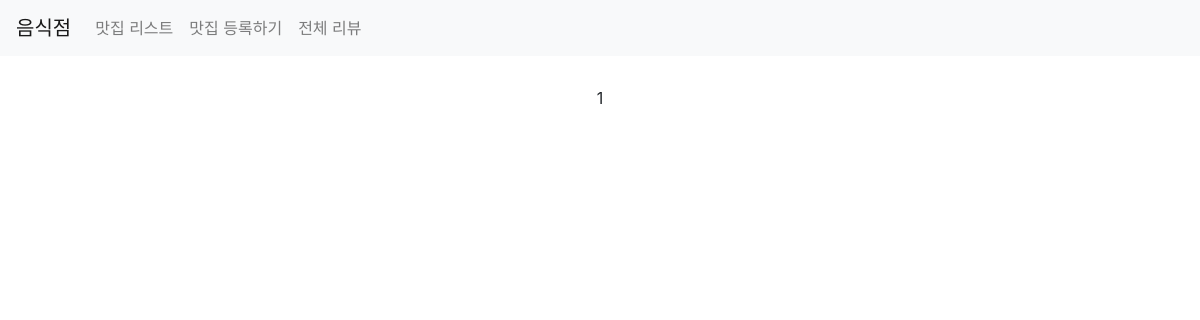
/third/review/list/, run on an earlier commit of the app's database.
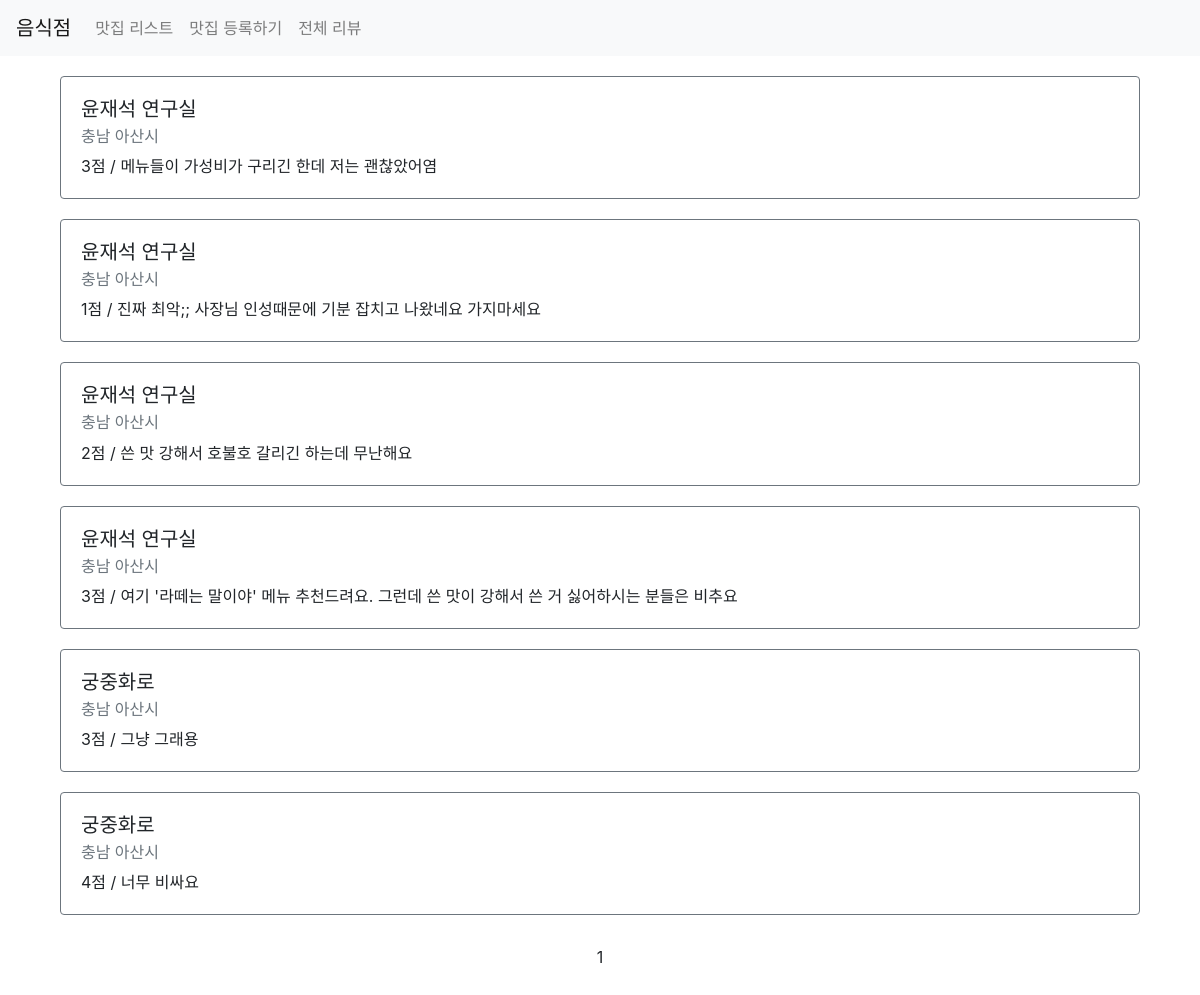
And on a later commit of the database.
### third/models.py (models this page shows)
class Review(models.Model):
    point = models.IntegerField()
    comment = models.CharField(max_length=500)
    restaurant = models.ForeignKey(Restaurant, on_delete=models.CASCADE)
    created_at = models.DateTimeField(auto_now_add=True)
    updated_at = models.DateTimeField(auto_now=True)

class Restaurant(models.Model):
    name = models.CharField(max_length=30)
    address = models.CharField(max_length=200)
    password = models.CharField(max_length=20, default=None, null=True)
    image = models.CharField(max_length=500, default=None, null=True)
    created_at = models.DateTimeField(auto_now_add=True)
    updated_at = models.DateTimeField(auto_now=True)

### third/views.py (the view)
# urls.py: path('review/list/', views.review_list, name="review-list"),
def review_list(request):
    reviews = Review.objects.all().select_related().order_by('-created_at')
    paginator = Paginator(reviews, 10)
    page = request.GET.get('page')
    items = paginator.get_page(page)
    context = {
        'reviews': items
    }
    return render(request, 'third/review_list.html', context)

### third/templates/third/review_list.html (shortened to what this page needs)
{% extends 'third/base.html' %}
{% load static %}
{% block content %}
    <div class="container">
        {% for item in reviews %}
            <div class="row restaurant-item" style="margin:20px auto">
                <div class="col-sm-12">
                    <div class="card border-secondary">
                        <div class="card-body">
                            <h5 class="card-title">
                                {{ item.restaurant.name }}
                            </h5>
                            <h6 class="card-subtitle mb-2 text-muted">
                                {{ item.restaurant.address }}
                            </h6>
                            <p class="card-text">
                                {{ item.point }}점 / {{ item.comment }}
                            </p>
                        </div>
                    </div>
                </div>
            </div>
        {% endfor %}
        <div class="row" style="margin-top:30px; margin-bottom: 50px;">
            <div class="col-sm-12 text-center">
                <div class="pagination">
                    <span class="stop-links text-center" style="width: 100%;">
                        <span class="current">
                            {{ reviews.number }}
                        </span>
                    </span>
                </div>
            </div>
        </div>
    </div>
{% endblock %}

### third/templates/third/base.html (shortened to what this page needs)
{% load static %}
<!DOCTYPE html>
<html>
<head>
    <link rel="stylesheet" href="{% static 'third/styles.css' %}"/>
    <link rel="stylesheet" href="https://stackpath.bootstrapcdn.com/bootstrap/4.5.0/css/bootstrap.min.css"
>
</head>
<body>
<nav class="navbar navbar-expand-lg navbar-light bg-light">
    <a class="navbar-brand" href="/third/list">음식점</a>
    <div class="collapse navbar-collapse" id="navbarNav">
        <ul class="navbar-nav">
            <li class="nav-item">
                <a class="nav-link" href="/third/list">맛집 리스트</a>
            </li>
            <li class="nav-item">
                <a class="nav-link" href="/third/create">맛집 등록하기</a>
            </li>
            <li class="nav-item">
                <a class="nav-link" href="/third/review/list">전체 리뷰</a>
            </li>
        </ul>
    </div>
</nav>
{% block content %}
{% endblock %}
</body>
</html>

What changed in the data, as far as the page shows it:
added Review: restaurant.name "윤재석 연구실", restaurant.address "충남 아산시", point "3", comment "메뉴들이 가성비가 구리긴 한데 저는 괜찮았어염"
added Review: restaurant.name "윤재석 연구실", restaurant.address "충남 아산시", point "1", comment "진짜 최악;; 사장님 인성때문에 기분 잡치고 나왔네요 가지마세요"
added Review: restaurant.name "윤재석 연구실", restaurant.address "충남 아산시", point "2", comment "쓴 맛 강해서 호불호 갈리긴 하는데 무난해요"
added Review: restaurant.name "윤재석 연구실", restaurant.address "충남 아산시", point "3", comment "여기 '라떼는 말이야' 메뉴 추천드려요. 그런데 쓴 맛이 강해서 쓴 거 싫어하시는 분들은 비추요"
added Review: restaurant.name "궁중화로", restaurant.address "충남 아산시", point "3", comment "그냥 그래용"
added Review: restaurant.name "궁중화로", restaurant.address "충남 아산시", point "4", comment "너무 비싸요"
